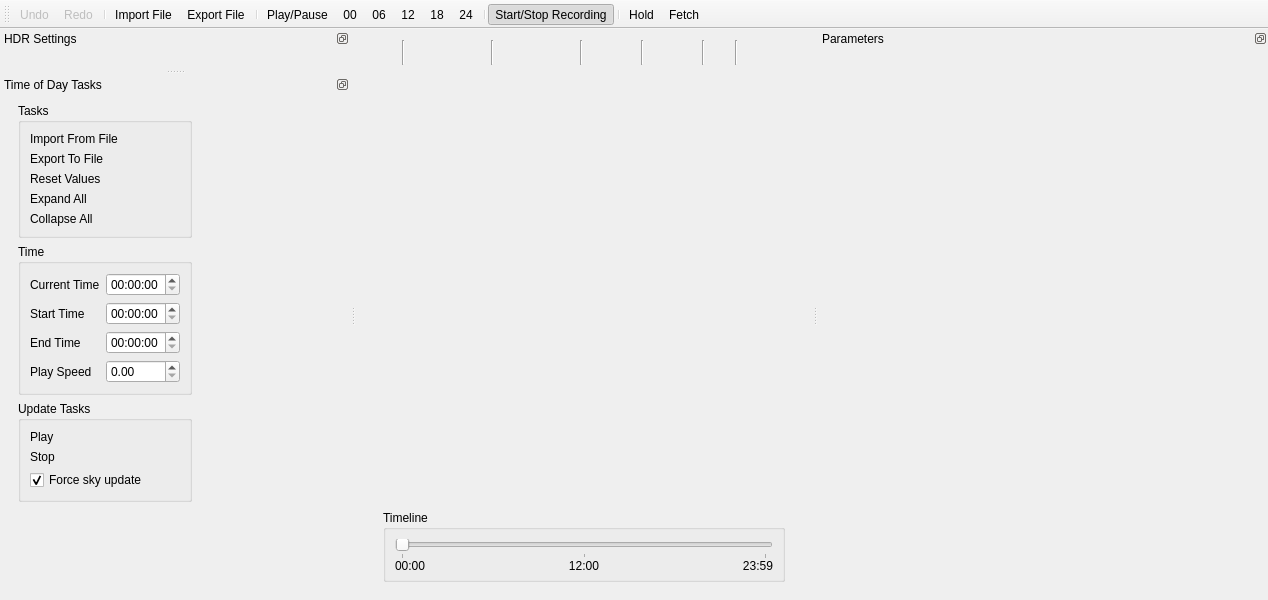
<?xml version="1.0" encoding="UTF-8"?>
<ui version="4.0">
 <class>TimeOfDayDialog</class>
 <widget class="QMainWindow" name="TimeOfDayDialog">
  <property name="geometry">
   <rect>
    <x>0</x>
    <y>0</y>
    <width>1073</width>
    <height>600</height>
   </rect>
  </property>
  <property name="windowTitle">
   <string>MainWindow</string>
  </property>
  <property name="dockOptions">
   <set>QMainWindow::AllowNestedDocks|QMainWindow::AllowTabbedDocks|QMainWindow::AnimatedDocks</set>
  </property>
  <widget class="QWidget" name="centralwidget">
   <layout class="QHBoxLayout" name="horizontalLayout">
    <property name="topMargin">
     <number>2</number>
    </property>
    <item>
     <widget class="QWidget" name="widget_2" native="true">
      <property name="sizePolicy">
       <sizepolicy hsizetype="Preferred" vsizetype="Preferred">
        <horstretch>1</horstretch>
        <verstretch>0</verstretch>
       </sizepolicy>
      </property>
      <layout class="QVBoxLayout" name="verticalLayout_5">
       <item>
        <widget class="QWidget" name="widget_3" native="true">
         <layout class="QHBoxLayout" name="horizontalLayout_2">
          <property name="spacing">
           <number>2</number>
          </property>
          <property name="leftMargin">
           <number>0</number>
          </property>
          <property name="topMargin">
           <number>0</number>
          </property>
          <property name="rightMargin">
           <number>0</number>
          </property>
          <property name="bottomMargin">
           <number>0</number>
          </property>
          <item>
           <widget class="QToolButton" name="tangentsToAutoButton">
            <property name="toolTip">
             <string>Set In/Out Tangents to Auto</string>
            </property>
            <property name="text">
             <string/>
            </property>
            <property name="iconSize">
             <size>
              <width>18</width>
              <height>18</height>
             </size>
            </property>
            <property name="autoRaise">
             <bool>true</bool>
            </property>
           </widget>
          </item>
          <item>
           <widget class="Line" name="line">
            <property name="orientation">
             <enum>Qt::Vertical</enum>
            </property>
           </widget>
          </item>
          <item>
           <widget class="QToolButton" name="inTangentToZeroButton">
            <property name="toolTip">
             <string>Set In Tangent to Zero</string>
            </property>
            <property name="text">
             <string/>
            </property>
            <property name="iconSize">
             <size>
              <width>18</width>
              <height>18</height>
             </size>
            </property>
            <property name="autoRaise">
             <bool>true</bool>
            </property>
           </widget>
          </item>
          <item>
           <widget class="QToolButton" name="inTangentToStepButton">
            <property name="toolTip">
             <string>Set In Tangent to Step</string>
            </property>
            <property name="text">
             <string/>
            </property>
            <property name="iconSize">
             <size>
              <width>18</width>
              <height>18</height>
             </size>
            </property>
            <property name="autoRaise">
             <bool>true</bool>
            </property>
           </widget>
          </item>
          <item>
           <widget class="QToolButton" name="inTangentToLinearButton">
            <property name="toolTip">
             <string>Set In Tangent to Linear</string>
            </property>
            <property name="text">
             <string/>
            </property>
            <property name="iconSize">
             <size>
              <width>18</width>
              <height>18</height>
             </size>
            </property>
            <property name="autoRaise">
             <bool>true</bool>
            </property>
           </widget>
          </item>
          <item>
           <widget class="Line" name="line_2">
            <property name="orientation">
             <enum>Qt::Vertical</enum>
            </property>
           </widget>
          </item>
          <item>
           <widget class="QToolButton" name="outTangentToZerobutton">
            <property name="toolTip">
             <string>Set Out Tangent to Zero</string>
            </property>
            <property name="text">
             <string/>
            </property>
            <property name="iconSize">
             <size>
              <width>18</width>
              <height>18</height>
             </size>
            </property>
            <property name="autoRaise">
             <bool>true</bool>
            </property>
           </widget>
          </item>
          <item>
           <widget class="QToolButton" name="outTangentToStepButton">
            <property name="toolTip">
             <string>Set Out Tangent to Step</string>
            </property>
            <property name="text">
             <string/>
            </property>
            <property name="iconSize">
             <size>
              <width>18</width>
              <height>18</height>
             </size>
            </property>
            <property name="autoRaise">
             <bool>true</bool>
            </property>
           </widget>
          </item>
          <item>
           <widget class="QToolButton" name="outTangentToLinearButton">
            <property name="toolTip">
             <string>Set Out Tangent to Linear</string>
            </property>
            <property name="text">
             <string/>
            </property>
            <property name="iconSize">
             <size>
              <width>18</width>
              <height>18</height>
             </size>
            </property>
            <property name="autoRaise">
             <bool>true</bool>
            </property>
           </widget>
          </item>
          <item>
           <widget class="Line" name="line_3">
            <property name="orientation">
             <enum>Qt::Vertical</enum>
            </property>
           </widget>
          </item>
          <item>
           <widget class="QToolButton" name="fitSplinesHorizontalButton">
            <property name="toolTip">
             <string>Fit Splines to the Visible Width</string>
            </property>
            <property name="text">
             <string/>
            </property>
            <property name="iconSize">
             <size>
              <width>18</width>
              <height>18</height>
             </size>
            </property>
            <property name="autoRaise">
             <bool>true</bool>
            </property>
           </widget>
          </item>
          <item>
           <widget class="QToolButton" name="fitSplinesVerticalButton">
            <property name="toolTip">
             <string>Fit Splines to the Visible Height</string>
            </property>
            <property name="text">
             <string/>
            </property>
            <property name="iconSize">
             <size>
              <width>18</width>
              <height>18</height>
             </size>
            </property>
            <property name="autoRaise">
             <bool>true</bool>
            </property>
           </widget>
          </item>
          <item>
           <widget class="Line" name="line_4">
            <property name="orientation">
             <enum>Qt::Vertical</enum>
            </property>
           </widget>
          </item>
          <item>
           <widget class="QToolButton" name="splineSnapGridX">
            <property name="toolTip">
             <string>Snap to time grid</string>
            </property>
            <property name="iconSize">
             <size>
              <width>18</width>
              <height>18</height>
             </size>
            </property>
            <property name="checkable">
             <bool>true</bool>
            </property>
            <property name="autoRaise">
             <bool>true</bool>
            </property>
           </widget>
          </item>
          <item>
           <widget class="QToolButton" name="splineSnapGridY">
            <property name="toolTip">
             <string>Snap to value grid</string>
            </property>
            <property name="iconSize">
             <size>
              <width>18</width>
              <height>18</height>
             </size>
            </property>
            <property name="checkable">
             <bool>true</bool>
            </property>
            <property name="autoRaise">
             <bool>true</bool>
            </property>
           </widget>
          </item>
          <item>
           <widget class="Line" name="line_5">
            <property name="orientation">
             <enum>Qt::Vertical</enum>
            </property>
           </widget>
          </item>
          <item>
           <widget class="QToolButton" name="previousKeyButton">
            <property name="toolTip">
             <string>Previous Key</string>
            </property>
            <property name="text">
             <string/>
            </property>
            <property name="iconSize">
             <size>
              <width>18</width>
              <height>18</height>
             </size>
            </property>
            <property name="autoRaise">
             <bool>true</bool>
            </property>
           </widget>
          </item>
          <item>
           <widget class="Line" name="line_6">
            <property name="orientation">
             <enum>Qt::Vertical</enum>
            </property>
           </widget>
          </item>
          <item>
           <widget class="QToolButton" name="nextKeyButton">
            <property name="toolTip">
             <string>Next Key</string>
            </property>
            <property name="text">
             <string/>
            </property>
            <property name="iconSize">
             <size>
              <width>18</width>
              <height>18</height>
             </size>
            </property>
            <property name="autoRaise">
             <bool>true</bool>
            </property>
           </widget>
          </item>
          <item>
           <widget class="QToolButton" name="removeAllExceptSelectedButton">
            <property name="toolTip">
             <string>Remove all Keys BUT This</string>
            </property>
            <property name="text">
             <string/>
            </property>
            <property name="iconSize">
             <size>
              <width>18</width>
              <height>18</height>
             </size>
            </property>
            <property name="autoRaise">
             <bool>true</bool>
            </property>
           </widget>
          </item>
          <item>
           <spacer name="horizontalSpacer">
            <property name="orientation">
             <enum>Qt::Horizontal</enum>
            </property>
            <property name="sizeHint" stdset="0">
             <size>
              <width>69</width>
              <height>20</height>
             </size>
            </property>
           </spacer>
          </item>
         </layout>
        </widget>
       </item>
       <item>
        <widget class="QWidget" name="widget_4" native="true">
         <layout class="QHBoxLayout" name="horizontalLayout_3">
          <property name="spacing">
           <number>0</number>
          </property>
          <property name="leftMargin">
           <number>0</number>
          </property>
          <property name="topMargin">
           <number>0</number>
          </property>
          <property name="rightMargin">
           <number>0</number>
          </property>
          <property name="bottomMargin">
           <number>0</number>
          </property>
          <item>
           <spacer name="horizontalSpacer_2">
            <property name="orientation">
             <enum>Qt::Horizontal</enum>
            </property>
            <property name="sizeType">
             <enum>QSizePolicy::Fixed</enum>
            </property>
            <property name="sizeHint" stdset="0">
             <size>
              <width>40</width>
              <height>20</height>
             </size>
            </property>
           </spacer>
          </item>
          <item>
           <widget class="CColorGradientCtrl" name="colorGradient" native="true">
            <property name="sizePolicy">
             <sizepolicy hsizetype="Expanding" vsizetype="Preferred">
              <horstretch>0</horstretch>
              <verstretch>0</verstretch>
             </sizepolicy>
            </property>
            <property name="minimumSize">
             <size>
              <width>0</width>
              <height>35</height>
             </size>
            </property>
           </widget>
          </item>
         </layout>
        </widget>
       </item>
       <item>
        <widget class="SplineWidget" name="spline" native="true">
         <property name="sizePolicy">
          <sizepolicy hsizetype="Preferred" vsizetype="Preferred">
           <horstretch>1</horstretch>
           <verstretch>1</verstretch>
          </sizepolicy>
         </property>
        </widget>
       </item>
       <item>
        <widget class="QWidget" name="widget_7" native="true">
         <layout class="QVBoxLayout" name="verticalLayout_7">
          <property name="bottomMargin">
           <number>0</number>
          </property>
          <item>
           <widget class="QGroupBox" name="groupBox_4">
            <property name="title">
             <string>Timeline</string>
            </property>
            <layout class="QGridLayout" name="gridLayout">
             <property name="bottomMargin">
              <number>6</number>
             </property>
             <property name="verticalSpacing">
              <number>0</number>
             </property>
             <item row="0" column="0" colspan="3">
              <widget class="QSlider" name="timelineSlider">
               <property name="maximum">
                <number>1439</number>
               </property>
               <property name="pageStep">
                <number>60</number>
               </property>
               <property name="orientation">
                <enum>Qt::Horizontal</enum>
               </property>
               <property name="tickPosition">
                <enum>QSlider::TicksBelow</enum>
               </property>
               <property name="tickInterval">
                <number>720</number>
               </property>
              </widget>
             </item>
             <item row="1" column="0">
              <widget class="QLabel" name="label_16">
               <property name="text">
                <string>00:00</string>
               </property>
               <property name="alignment">
                <set>Qt::AlignLeading|Qt::AlignLeft|Qt::AlignTop</set>
               </property>
              </widget>
             </item>
             <item row="1" column="1">
              <widget class="QLabel" name="label_17">
               <property name="text">
                <string>12:00</string>
               </property>
               <property name="alignment">
                <set>Qt::AlignHCenter|Qt::AlignTop</set>
               </property>
              </widget>
             </item>
             <item row="1" column="2">
              <widget class="QLabel" name="label_18">
               <property name="text">
                <string>23:59</string>
               </property>
               <property name="alignment">
                <set>Qt::AlignRight|Qt::AlignTop|Qt::AlignTrailing</set>
               </property>
              </widget>
             </item>
            </layout>
           </widget>
          </item>
         </layout>
        </widget>
       </item>
      </layout>
     </widget>
    </item>
   </layout>
  </widget>
  <widget class="QToolBar" name="toolBar">
   <property name="windowTitle">
    <string>toolBar</string>
   </property>
   <property name="iconSize">
    <size>
     <width>32</width>
     <height>32</height>
    </size>
   </property>
   <property name="floatable">
    <bool>false</bool>
   </property>
   <attribute name="toolBarArea">
    <enum>TopToolBarArea</enum>
   </attribute>
   <attribute name="toolBarBreak">
    <bool>false</bool>
   </attribute>
   <addaction name="actionUndo"/>
   <addaction name="actionRedo"/>
   <addaction name="separator"/>
   <addaction name="actionImportFile"/>
   <addaction name="actionExportFile"/>
   <addaction name="separator"/>
   <addaction name="actionPlayPause"/>
   <addaction name="actionSetTimeTo0000"/>
   <addaction name="actionSetTimeTo0600"/>
   <addaction name="actionSetTimeTo1200"/>
   <addaction name="actionSetTimeTo1800"/>
   <addaction name="actionSetTimeTo2400"/>
   <addaction name="separator"/>
   <addaction name="actionStartStopRecording"/>
   <addaction name="separator"/>
   <addaction name="actionHold"/>
   <addaction name="actionFetch"/>
  </widget>
  <widget class="QDockWidget" name="hdrPaneDock">
   <property name="minimumSize">
    <size>
     <width>350</width>
     <height>40</height>
    </size>
   </property>
   <property name="features">
    <set>QDockWidget::DockWidgetFloatable|QDockWidget::DockWidgetMovable</set>
   </property>
   <property name="allowedAreas">
    <set>Qt::LeftDockWidgetArea|Qt::RightDockWidgetArea</set>
   </property>
   <property name="windowTitle">
    <string>HDR Settings</string>
   </property>
   <attribute name="dockWidgetArea">
    <number>1</number>
   </attribute>
   <widget class="QWidget" name="dockWidgetContents">
    <property name="sizePolicy">
     <sizepolicy hsizetype="Minimum" vsizetype="Preferred">
      <horstretch>0</horstretch>
      <verstretch>0</verstretch>
     </sizepolicy>
    </property>
    <property name="minimumSize">
     <size>
      <width>150</width>
      <height>0</height>
     </size>
    </property>
    <layout class="QVBoxLayout" name="verticalLayout_4"/>
   </widget>
  </widget>
  <widget class="QDockWidget" name="parametersDock">
   <property name="sizePolicy">
    <sizepolicy hsizetype="Preferred" vsizetype="Preferred">
     <horstretch>0</horstretch>
     <verstretch>0</verstretch>
    </sizepolicy>
   </property>
   <property name="minimumSize">
    <size>
     <width>450</width>
     <height>50</height>
    </size>
   </property>
   <property name="features">
    <set>QDockWidget::DockWidgetFloatable|QDockWidget::DockWidgetMovable</set>
   </property>
   <property name="allowedAreas">
    <set>Qt::LeftDockWidgetArea|Qt::RightDockWidgetArea</set>
   </property>
   <property name="windowTitle">
    <string>Parameters</string>
   </property>
   <attribute name="dockWidgetArea">
    <number>2</number>
   </attribute>
   <widget class="QWidget" name="dockWidgetContents_4">
    <layout class="QVBoxLayout" name="verticalLayout_8">
     <item>
      <widget class="ReflectedPropertyControl" name="parameters" native="true">
       <property name="sizePolicy">
        <sizepolicy hsizetype="Minimum" vsizetype="Preferred">
         <horstretch>0</horstretch>
         <verstretch>0</verstretch>
        </sizepolicy>
       </property>
       <property name="minimumSize">
        <size>
         <width>200</width>
         <height>0</height>
        </size>
       </property>
      </widget>
     </item>
    </layout>
   </widget>
  </widget>
  <widget class="QDockWidget" name="tasksDock">
   <property name="features">
    <set>QDockWidget::DockWidgetFloatable|QDockWidget::DockWidgetMovable</set>
   </property>
   <property name="allowedAreas">
    <set>Qt::LeftDockWidgetArea|Qt::RightDockWidgetArea</set>
   </property>
   <property name="windowTitle">
    <string>Time of Day Tasks</string>
   </property>
   <attribute name="dockWidgetArea">
    <number>1</number>
   </attribute>
   <widget class="QWidget" name="dockWidgetContents_2">
    <layout class="QVBoxLayout" name="verticalLayout_6">
     <item>
      <widget class="QWidget" name="widget" native="true">
       <property name="sizePolicy">
        <sizepolicy hsizetype="Fixed" vsizetype="Preferred">
         <horstretch>0</horstretch>
         <verstretch>0</verstretch>
        </sizepolicy>
       </property>
       <layout class="QVBoxLayout" name="verticalLayout_3">
        <property name="topMargin">
         <number>0</number>
        </property>
        <item>
         <widget class="QCollapsibleGroupBox" name="groupBox">
          <property name="title">
           <string>Tasks</string>
          </property>
          <layout class="QVBoxLayout" name="verticalLayout">
           <item>
            <widget class="ClickableLabel" name="importFromFileClickable">
             <property name="text">
              <string>Import From File</string>
             </property>
            </widget>
           </item>
           <item>
            <widget class="ClickableLabel" name="exportToFileClickable">
             <property name="text">
              <string>Export To File</string>
             </property>
            </widget>
           </item>
           <item>
            <widget class="ClickableLabel" name="resetValuesClickable">
             <property name="text">
              <string>Reset Values</string>
             </property>
            </widget>
           </item>
           <item>
            <widget class="ClickableLabel" name="expandAllClickable">
             <property name="text">
              <string>Expand All</string>
             </property>
            </widget>
           </item>
           <item>
            <widget class="ClickableLabel" name="collapseAllClickable">
             <property name="text">
              <string>Collapse All</string>
             </property>
            </widget>
           </item>
          </layout>
         </widget>
        </item>
        <item>
         <widget class="QCollapsibleGroupBox" name="groupBox_2">
          <property name="title">
           <string>Time</string>
          </property>
          <layout class="QGridLayout" name="gridLayout_2">
           <item row="0" column="0">
            <widget class="QLabel" name="label_14">
             <property name="text">
              <string>Current Time</string>
             </property>
             <property name="buddy">
              <cstring>currentTimeEdit</cstring>
             </property>
            </widget>
           </item>
           <item row="0" column="1">
            <widget class="QTimeEdit" name="currentTimeEdit"/>
           </item>
           <item row="1" column="0">
            <widget class="QLabel" name="label_7">
             <property name="text">
              <string>Start Time</string>
             </property>
             <property name="buddy">
              <cstring>startTimeEdit</cstring>
             </property>
            </widget>
           </item>
           <item row="1" column="1">
            <widget class="QTimeEdit" name="startTimeEdit"/>
           </item>
           <item row="2" column="0">
            <widget class="QLabel" name="label_8">
             <property name="text">
              <string>End Time</string>
             </property>
             <property name="buddy">
              <cstring>endTimeEdit</cstring>
             </property>
            </widget>
           </item>
           <item row="2" column="1">
            <widget class="QTimeEdit" name="endTimeEdit"/>
           </item>
           <item row="3" column="0">
            <widget class="QLabel" name="label_9">
             <property name="text">
              <string>Play Speed</string>
             </property>
             <property name="buddy">
              <cstring>playSpeedDoubleSpinBox</cstring>
             </property>
            </widget>
           </item>
           <item row="3" column="1">
            <widget class="AzQtComponents::StyledDoubleSpinBox" name="playSpeedDoubleSpinBox">
             <property name="singleStep">
              <double>0.001000000000000</double>
             </property>
            </widget>
           </item>
          </layout>
         </widget>
        </item>
        <item>
         <widget class="QCollapsibleGroupBox" name="groupBox_3">
          <property name="title">
           <string>Update Tasks</string>
          </property>
          <layout class="QVBoxLayout" name="verticalLayout_2">
           <item>
            <widget class="ClickableLabel" name="playClickable">
             <property name="text">
              <string>Play</string>
             </property>
            </widget>
           </item>
           <item>
            <widget class="ClickableLabel" name="stopClickable">
             <property name="text">
              <string>Stop</string>
             </property>
            </widget>
           </item>
           <item>
            <widget class="QCheckBox" name="forceSkyUpdateCheckBox">
             <property name="text">
              <string>Force sky update</string>
             </property>
             <property name="checked">
              <bool>true</bool>
             </property>
            </widget>
           </item>
          </layout>
         </widget>
        </item>
        <item>
         <spacer name="verticalSpacer">
          <property name="orientation">
           <enum>Qt::Vertical</enum>
          </property>
          <property name="sizeHint" stdset="0">
           <size>
            <width>20</width>
            <height>139</height>
           </size>
          </property>
         </spacer>
        </item>
       </layout>
      </widget>
     </item>
    </layout>
   </widget>
  </widget>
  <action name="actionUndo">
   <property name="enabled">
    <bool>false</bool>
   </property>
   <property name="text">
    <string>Undo</string>
   </property>
   <property name="toolTip">
    <string>Undo</string>
   </property>
  </action>
  <action name="actionRedo">
   <property name="enabled">
    <bool>false</bool>
   </property>
   <property name="text">
    <string>Redo</string>
   </property>
   <property name="toolTip">
    <string>Redo</string>
   </property>
  </action>
  <action name="actionImportFile">
   <property name="text">
    <string>Import File</string>
   </property>
   <property name="toolTip">
    <string>Import File</string>
   </property>
  </action>
  <action name="actionExportFile">
   <property name="text">
    <string>Export File</string>
   </property>
   <property name="toolTip">
    <string>Export File</string>
   </property>
  </action>
  <action name="actionPlayPause">
   <property name="checkable">
    <bool>true</bool>
   </property>
   <property name="text">
    <string>Play/Pause</string>
   </property>
   <property name="toolTip">
    <string>Play/Pause</string>
   </property>
  </action>
  <action name="actionSetTimeTo0000">
   <property name="text">
    <string>00</string>
   </property>
   <property name="toolTip">
    <string>Set Time to 00:00</string>
   </property>
  </action>
  <action name="actionSetTimeTo0600">
   <property name="text">
    <string>06</string>
   </property>
   <property name="toolTip">
    <string>Set Time to 06:00</string>
   </property>
  </action>
  <action name="actionSetTimeTo1200">
   <property name="text">
    <string>12</string>
   </property>
   <property name="toolTip">
    <string>Set Time to 12:00</string>
   </property>
  </action>
  <action name="actionSetTimeTo1800">
   <property name="text">
    <string>18</string>
   </property>
   <property name="toolTip">
    <string>Set Time to 18:00</string>
   </property>
  </action>
  <action name="actionSetTimeTo2400">
   <property name="text">
    <string>24</string>
   </property>
   <property name="toolTip">
    <string>Set Time to 23:59</string>
   </property>
  </action>
  <action name="actionStartStopRecording">
   <property name="checkable">
    <bool>true</bool>
   </property>
   <property name="checked">
    <bool>true</bool>
   </property>
   <property name="text">
    <string>Start/Stop Recording</string>
   </property>
   <property name="toolTip">
    <string>Start/Stop Recording</string>
   </property>
  </action>
  <action name="actionHold">
   <property name="text">
    <string>Hold</string>
   </property>
   <property name="toolTip">
    <string>Hold</string>
   </property>
  </action>
  <action name="actionFetch">
   <property name="text">
    <string>Fetch</string>
   </property>
   <property name="toolTip">
    <string>Fetch</string>
   </property>
  </action>
 </widget>
 <customwidgets>
  <customwidget>
   <class>ReflectedPropertyControl</class>
   <extends>QWidget</extends>
   <header>Controls/ReflectedPropertyControl/ReflectedPropertyCtrl.h</header>
   <container>1</container>
  </customwidget>
  <customwidget>
   <class>QCollapsibleGroupBox</class>
   <extends>QGroupBox</extends>
   <header>QtUI/QCollapsibleGroupBox.h</header>
   <container>1</container>
  </customwidget>
  <customwidget>
   <class>ClickableLabel</class>
   <extends>QLabel</extends>
   <header>QtUi/ClickableLabel.h</header>
  </customwidget>
  <customwidget>
   <class>SplineWidget</class>
   <extends>QWidget</extends>
   <header>Controls/SplineCtrlEx.h</header>
   <container>1</container>
  </customwidget>
  <customwidget>
   <class>CColorGradientCtrl</class>
   <extends>QWidget</extends>
   <header>Controls/ColorGradientCtrl.h</header>
   <container>1</container>
  </customwidget>
  <customwidget>
   <class>AzQtComponents::StyledDoubleSpinBox</class>
   <extends>QDoubleSpinBox</extends>
   <header>AzQtComponents/Components/StyledSpinBox.h</header>
  </customwidget>
 </customwidgets>
 <tabstops>
  <tabstop>timelineSlider</tabstop>
 </tabstops>
 <resources/>
 <connections/>
</ui>
